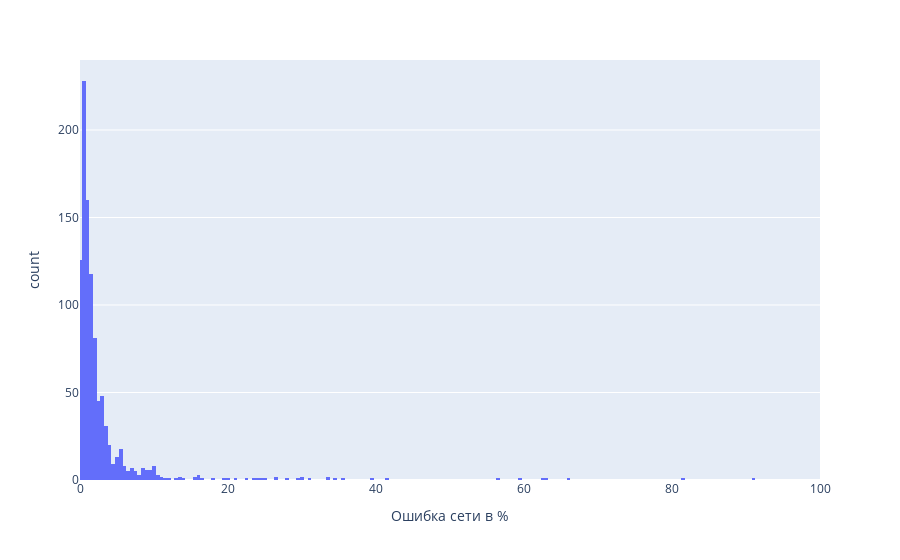

Notebook source saved alongside this figure:
### Code cell
fig = px.histogram(hist_df, x="Ошибка сети в %", nbins=10000)
fig.update_xaxes(range=[0, 100])
fig.show()

### Figure 1 — Plotly figure (JSON) as saved in the notebook; plotly's stock layout.template omitted (floating-point values rounded to 4 significant figures; data arrays with more than 128 entries replaced by an {"elided": "..."} marker saying what was removed)
{"data": [{"alignmentgroup": "True", "bingroup": "x", "hovertemplate": "Ошибка сети в %=%{x}<br>count=%{y}<extra></extra>", "legendgroup": "", "marker": {"color": "#636efa"}, "name": "", "nbinsx": 10000, "offsetgroup": "", "orientation": "v", "showlegend": false, "type": "histogram", "x": {"elided": "1000 float values"}, "xaxis": "x", "yaxis": "y"}], "layout": {"barmode": "relative", "legend": {"tracegroupgap": 0}, "margin": {"t": 60}, "xaxis": {"anchor": "y", "domain": [0, 1], "range": [0, 100], "title": {"text": "Ошибка сети в %"}}, "yaxis": {"anchor": "x", "domain": [0, 1], "title": {"text": "count"}}}}
